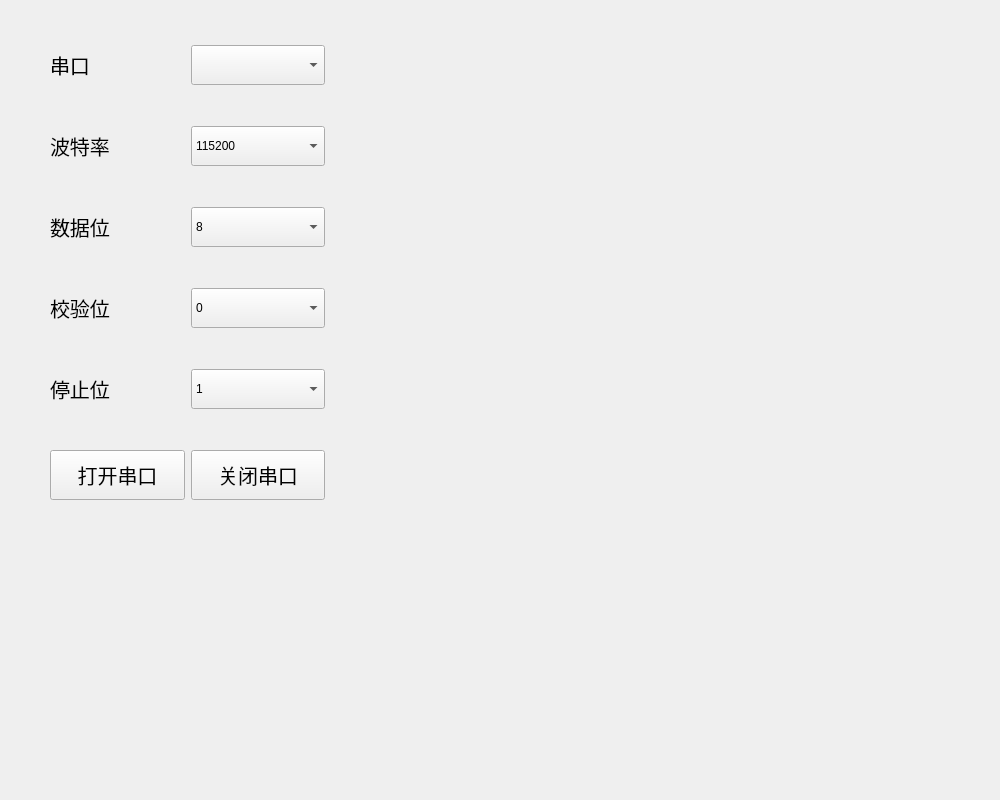
<?xml version="1.0" encoding="UTF-8"?>
<ui version="4.0">
 <class>comForm</class>
 <widget class="QWidget" name="comForm">
  <property name="geometry">
   <rect>
    <x>0</x>
    <y>0</y>
    <width>1000</width>
    <height>800</height>
   </rect>
  </property>
  <property name="windowTitle">
   <string>Form</string>
  </property>
  <property name="styleSheet">
   <string notr="true"/>
  </property>
  <widget class="QWidget" name="layoutWidget">
   <property name="geometry">
    <rect>
     <x>50</x>
     <y>10</y>
     <width>275</width>
     <height>531</height>
    </rect>
   </property>
   <layout class="QVBoxLayout" name="verticalLayout">
    <item>
     <layout class="QHBoxLayout" name="horizontalLayout">
      <item>
       <widget class="QLabel" name="label">
        <property name="enabled">
         <bool>true</bool>
        </property>
        <property name="font">
         <font>
          <pointsize>15</pointsize>
         </font>
        </property>
        <property name="text">
         <string>串口</string>
        </property>
       </widget>
      </item>
      <item>
       <widget class="QComboBox" name="PortBox">
        <property name="maximumSize">
         <size>
          <width>16777215</width>
          <height>40</height>
         </size>
        </property>
        <property name="sizeIncrement">
         <size>
          <width>0</width>
          <height>0</height>
         </size>
        </property>
        <property name="iconSize">
         <size>
          <width>24</width>
          <height>30</height>
         </size>
        </property>
       </widget>
      </item>
     </layout>
    </item>
    <item>
     <layout class="QHBoxLayout" name="horizontalLayout_2">
      <item>
       <widget class="QLabel" name="label_2">
        <property name="font">
         <font>
          <pointsize>15</pointsize>
         </font>
        </property>
        <property name="text">
         <string>波特率</string>
        </property>
       </widget>
      </item>
      <item>
       <widget class="QComboBox" name="BaudBox">
        <property name="maximumSize">
         <size>
          <width>16777215</width>
          <height>40</height>
         </size>
        </property>
        <item>
         <property name="text">
          <string>115200</string>
         </property>
        </item>
        <item>
         <property name="text">
          <string>19200</string>
         </property>
        </item>
        <item>
         <property name="text">
          <string>14400</string>
         </property>
        </item>
        <item>
         <property name="text">
          <string>9600</string>
         </property>
        </item>
        <item>
         <property name="text">
          <string>2400</string>
         </property>
        </item>
        <item>
         <property name="text">
          <string>1800</string>
         </property>
        </item>
       </widget>
      </item>
     </layout>
    </item>
    <item>
     <layout class="QHBoxLayout" name="horizontalLayout_3">
      <item>
       <widget class="QLabel" name="label_3">
        <property name="font">
         <font>
          <pointsize>15</pointsize>
         </font>
        </property>
        <property name="text">
         <string>数据位</string>
        </property>
       </widget>
      </item>
      <item>
       <widget class="QComboBox" name="BitBox">
        <property name="maximumSize">
         <size>
          <width>16777215</width>
          <height>40</height>
         </size>
        </property>
        <item>
         <property name="text">
          <string>8</string>
         </property>
        </item>
        <item>
         <property name="text">
          <string>5</string>
         </property>
        </item>
       </widget>
      </item>
     </layout>
    </item>
    <item>
     <layout class="QHBoxLayout" name="horizontalLayout_4">
      <item>
       <widget class="QLabel" name="label_4">
        <property name="font">
         <font>
          <pointsize>15</pointsize>
         </font>
        </property>
        <property name="text">
         <string>校验位</string>
        </property>
       </widget>
      </item>
      <item>
       <widget class="QComboBox" name="ParityBox">
        <property name="maximumSize">
         <size>
          <width>16777215</width>
          <height>40</height>
         </size>
        </property>
        <item>
         <property name="text">
          <string>0</string>
         </property>
        </item>
        <item>
         <property name="text">
          <string>1</string>
         </property>
        </item>
       </widget>
      </item>
     </layout>
    </item>
    <item>
     <layout class="QHBoxLayout" name="horizontalLayout_5">
      <item>
       <widget class="QLabel" name="label_5">
        <property name="font">
         <font>
          <pointsize>15</pointsize>
         </font>
        </property>
        <property name="text">
         <string>停止位</string>
        </property>
       </widget>
      </item>
      <item>
       <widget class="QComboBox" name="StopBox">
        <property name="maximumSize">
         <size>
          <width>16777215</width>
          <height>40</height>
         </size>
        </property>
        <item>
         <property name="text">
          <string>1</string>
         </property>
        </item>
        <item>
         <property name="text">
          <string>2</string>
         </property>
        </item>
       </widget>
      </item>
     </layout>
    </item>
    <item>
     <layout class="QHBoxLayout" name="horizontalLayout_6">
      <item>
       <widget class="QPushButton" name="OpenSerialButton">
        <property name="maximumSize">
         <size>
          <width>16777215</width>
          <height>50</height>
         </size>
        </property>
        <property name="font">
         <font>
          <pointsize>15</pointsize>
         </font>
        </property>
        <property name="text">
         <string>打开串口</string>
        </property>
       </widget>
      </item>
      <item>
       <widget class="QPushButton" name="closeSerialButton">
        <property name="maximumSize">
         <size>
          <width>16777215</width>
          <height>50</height>
         </size>
        </property>
        <property name="font">
         <font>
          <pointsize>15</pointsize>
         </font>
        </property>
        <property name="text">
         <string>关闭串口</string>
        </property>
       </widget>
      </item>
     </layout>
    </item>
   </layout>
  </widget>
  <widget class="QLabel" name="label_6">
   <property name="geometry">
    <rect>
     <x>0</x>
     <y>7</y>
     <width>1000</width>
     <height>800</height>
    </rect>
   </property>
   <property name="styleSheet">
    <string notr="true">background-image: url(:/image/主界面.jpg);</string>
   </property>
   <property name="text">
    <string/>
   </property>
  </widget>
  <zorder>label_6</zorder>
  <zorder>layoutWidget</zorder>
 </widget>
 <resources/>
 <connections/>
</ui>
